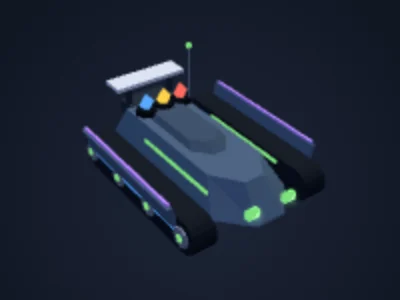
#> input picture img/wiki/c_scout_1.webp, 400 x 300 px, given in place of b5ae93de.png, which was not available
$ python colour_sheet.py ../../../../img/wiki/c_scout_1.webp ../../../../img/wiki/c_scout_2.webp
#> lines starting #> are read from the running program, lines starting #| are printed output that depends on the picture
"""Colour sheets: each chassis and weapon's v2 reference image (docs/art/references/tanks/v2/, the owner's actual Meshy source
images) next to its stock look in the real Garage, from the captures of proof/v2.mjs (phone 3x, FULL models).
usage: python dev/assets/meshy/proof/colour_sheet.py <v2 capture dir with phone3x_garage_*.png> <out dir>
Writes colour_check_chassis_v2.webp and colour_check_weapons_v2.webp, and, when proof/v2_town.py close-ups (item_town-*.png) are
in the same dir, colour_check_town_v1.webp against docs/art/references/town-refs-v1/. The mapping image -> GLB is recorded in
docs/conquest/IMPLEMENTATION_CHECKPOINT.md (Checkpoint 32, owner correction)."""
import sys,pathlib
from PIL import Image,ImageDraw
ROOT=pathlib.Path(__file__).resolve().parents[4];REF=ROOT/'docs/art/references/tanks/v2'
cap,out=pathlib.Path(sys.argv[1]),pathlib.Path(sys.argv[2]);out.mkdir(parents=True,exist_ok=True)
# loadout capture -> (v2 image, name); the ten proof loadouts cover all 9 chassis and all 10 weapons
CH=[('scout0-pulse0','b5ae93de','Scout'),('scout1-twin0','68556221','Strider'),('scout2-moon2','97e0789b','Phantom'),('vanguard0-pulse1','cc0abe1f','Vanguard'),('vanguard1-twin1','3dbcb303','Sentinel'),('vanguard2-siege0','ef23a11f','Paladin'),('titan0-siege1','c93ab27d','Titan'),('titan1-pulse2','72448d12','Bulwark'),('titan2-twin2','5081ec59','Colossus')]
WP=[('scout0-pulse0','2fae26ad','Pulse Cannon'),('vanguard0-pulse1','7e0a6b77','Arc Pulse'),('titan1-pulse2','bf00915f','Nova Pulse'),('scout1-twin0','5a4bea6f','Twin Repeater'),('vanguard1-twin1','dbd6fceb','Storm Repeater'),('titan2-twin2','97c7a5ee','Helix Repeater'),('vanguard2-siege0','3c76abeb','Siege Breaker'),('titan0-siege1','6666703f','Rail Breaker'),('titan2-siege2','1c7f4122','Titanfall'),('scout2-moon2','moonbeam','Moonbeam')]
def sheet(rows,sub,cols,name):
#> called with sub = 'chassis', cols = 3, name = 'colour_check_chassis_v2.webp'
  T=420;n=len(rows);o=Image.new('RGB',(T*2*cols,T*((n+cols-1)//cols)),(13,20,28));d=ImageDraw.Draw(o)
#> after `o = Image.new('RGB', (T * 2 * cols, T * ((n + cols - 1) // cols)), (13`:
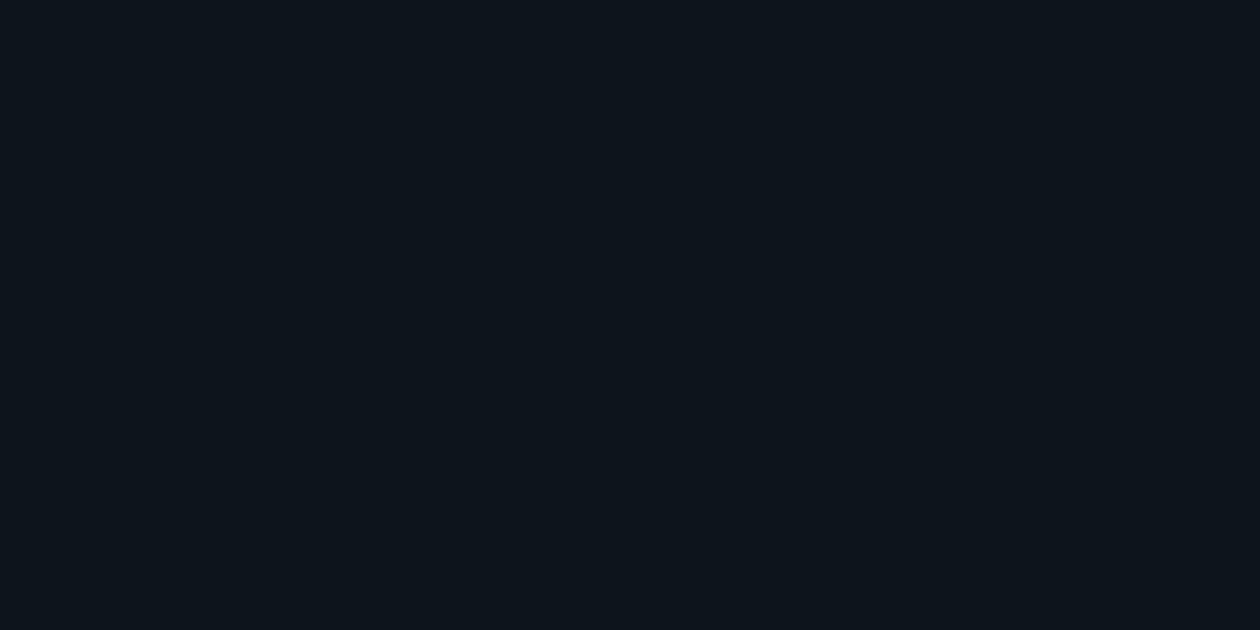
#> o: PIL image 2520x1260 RGB (shown at 1/2 size); mean R, G, B 13, 20, 28
  for k,(g,r,label) in enumerate(rows):
    a=Image.open(REF/sub/(r+'.png')).convert('RGB');a.thumbnail((T,T));b=Image.open(cap/f'phone3x_garage_{g}.png').convert('RGB');s=min(T/b.width,T/b.height);b=b.resize((int(b.width*s),int(b.height*s)))
#> in sheet, a is the input picture: PIL image 400x300 RGB; mean R, G, B 29.2, 37.8, 53.9
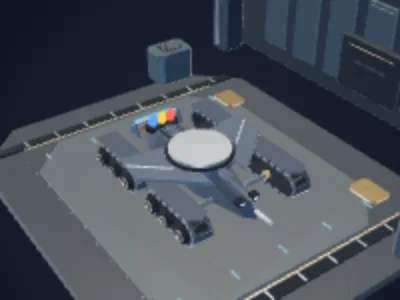
#> input picture img/wiki/c_scout_2.webp, 400 x 300 px, given in place of phone3x_garage_scout0-pulse0.png, which was not available
#> in sheet, b is the input picture: PIL image 400x300 RGB; mean R, G, B 74.1, 81.3, 89.8
#> after `s = min(T / b.width, T / b.height)`: s = 1.05
    x=(k%cols)*2*T;y=(k//cols)*T;o.paste(a,(x+(T-a.width)//2,y+(T-a.height)//2));o.paste(b,(x+T+(T-b.width)//2,y+(T-b.height)//2))
#> after `o.paste(b, (x + T + (T - b.width) // 2, y + (T - b.height) // 2))`:
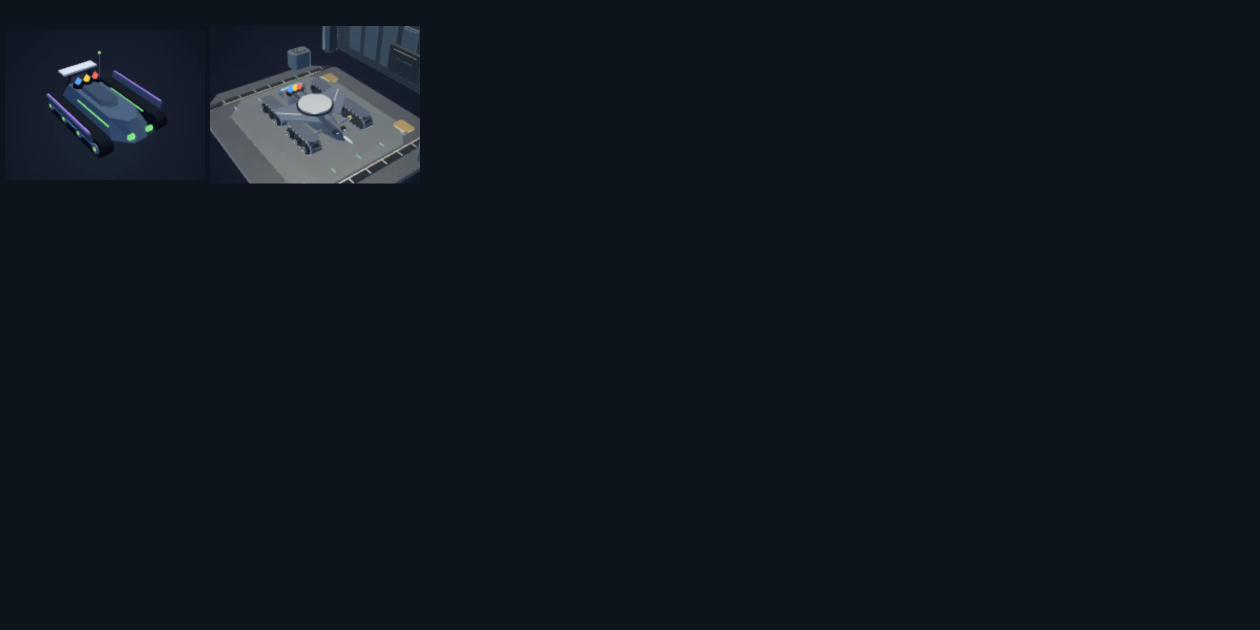
#> o: PIL image 2520x1260 RGB (shown at 1/2 size); mean R, G, B 16.2, 23.2, 31.6
    d.text((x+6,y+6),f'{label}: v2 reference {r}',fill=(255,217,120));d.text((x+T+6,y+6),'stock in the Garage (phone 3x, FULL)',fill=(255,217,120))
  o.save(out/name,'WEBP',quality=86);print('wrote',out/name)
#> (the run stopped early here; a loop or call above may not have finished)
